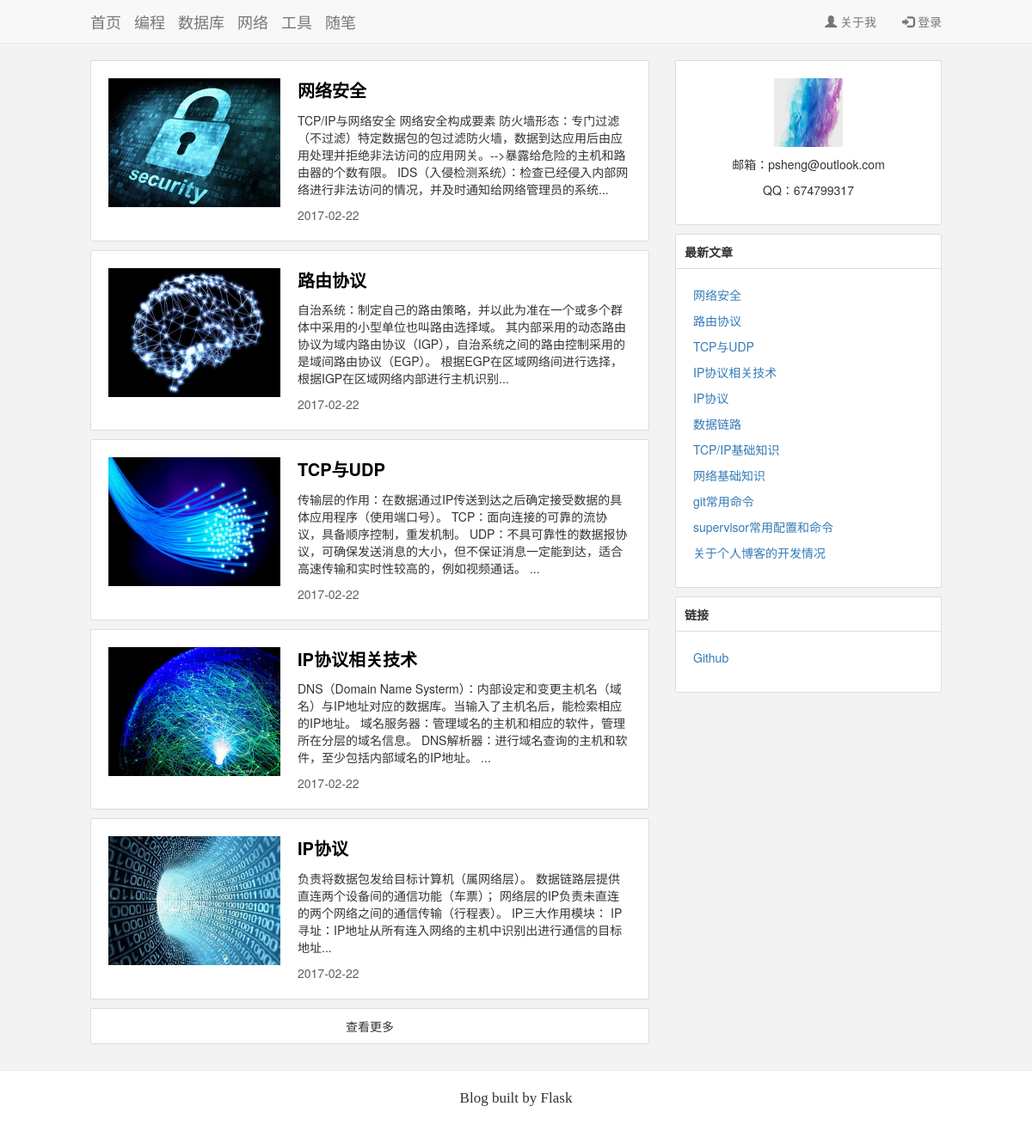
The page / on the database its author committed.
### app/models.py (models this page shows)
class Post(db.Model):
    __tablename__ = 'posts'
    id = db.Column(db.Integer, primary_key=True)
    head_pic = db.Column(db.Text, default='/static/pic/test3.jpg')
    body_pic = db.Column(db.Text)
    title = db.Column(db.Text)
    body = db.Column(db.Text)
    abstract = db.Column(db.Text)
    tag = db.Column(db.Text)
    timestamp = db.Column(db.DateTime, index=True, default=datetime.utcnow)
    comments = db.relationship('Comment', backref='role')
    is_active = db.Column(db.Boolean, default=True)

### app/main/view.py (the view)
@main.route('/', methods=['GET','POST'])
def index():
    page = request.args.get('page', 1, type=int)
    pagination = Post.query.filter_by(is_active=True).order_by(Post.timestamp.desc()).paginate(
        page, per_page=5, error_out=False)
    posts = pagination.items
    new_posts = find_new_post()
    classify = u'所有文章'
    return render_template('index.html', posts=posts, new_posts=new_posts,
                           pagination=pagination, classify=classify)

### app/main/view.py (called while the page is built)
def find_new_post():
    page = request.args.get('page', 1, type=int)
    new_post = Post.query.filter_by(is_active=True).order_by(Post.timestamp.desc()).paginate(
        page, per_page=20, error_out=False
    )
    new_posts = new_post.items
    return new_posts

### app/templates/index.html (shortened to what this page needs)
{% extends "base.html" %}
{% import "_macros.html" as macros %}
{% block body %}
  <div class="container" id="sumery-container">
    <div class="row">
      <div class="col-md-8">
        {% for post in posts %}
          <div class="article">
            <img src="{{ post.head_pic }}">
            <div class="article-title">
              <a href="{{ url_for('.post', id=post.id) }}">{{ post.title }}</a>
            </div>
            <p>{{ post.abstract }}</p>
            <div class="article-foot">
              <span>{{ post.timestamp.strftime("%Y-%m-%d") }}</span>
            </div>
          </div>
        {% endfor %}
        <div class="long-btn" id="more" value=2 pages={{ pagination.pages }}>
          查看更多
        </div>
      </div>
      <div class="col-md-4">
        <div class="about">
          <img src="/static/test.jpg">
          <p>邮箱：psheng@outlook.com</p>
          <p>QQ：674799317</p>
        </div>
        <div class="box-title">
            <p>最新文章</p>
        </div>
        <div class="box">
          {% for new_post in new_posts %}
            <p><a href="{{ url_for('.post', id=new_post.id) }}">{{ new_post.title }}</a></p>
          {% endfor %}
        </div>
        <div class="box-title">
          <p>链接</p>
        </div>
        <div class="box">
          <p><a href="http://github.com/pshenglh" target="_blank">Github</a></p>
        </div>
      </div>
    </div>
  </div>
{% endblock %}

### app/static/css/customization.css (style rules this page uses)
body { padding-top: 70px; background-color: #f3f3f3; }
.article { position: relative; background-color: white; display: block; margin: 0 0 10px 0; padding: 20px; border: 1px solid #ddd; border-radius: 2px; }
.article .article-title { font-weight: bold; color: black; margin: 0 0 10px 0; font-size: 20px; }
.article a { color: black; }
.article img { position: relative; float: left; height: 150px; width: 200px; margin: 0 20px 0 0; }
.article .article-foot { position: relative; color: #5e5e5e; padding-bottom: 0; }
.article-foot span { margin-right: 10px; }
.box { position: relative; background-color: white; display: block; margin: 0 0 10px 0; padding: 20px; border: 1px solid #ddd; border-radius: 0 0 2px 2px; }
.box-title { position: relative; background-color: white; display: block; padding: 10px; border: 1px #ddd; border-style: solid solid none solid; border-radius: 2px 2px 0 0; height: 40px; font-weight: bold; }
.about { position: relative; background-color: white; display: block; margin: 0 0 10px 0; padding: 20px; border: 1px solid #ddd; border-radius: 2px; text-align: center; }
.about img { width: 80px; height: 80px; display: inline; text-align: center; margin: 0 0 10px 0; }
.long-btn { position: relative; background-color: white; display: block; margin: 0 0 10px 0; padding: 10px; border: 1px solid #ddd; border-radius: 2px; text-align: center; }
.container { padding-right: 90px; padding-left: 90px; margin-right: auto; margin-left: auto; }

### rows shown on the page
Post: head_pic (picture), title "网络安全", abstract "TCP/IP与网络安全 网络安全构成要素 防火墙形态：专门过滤（不过滤）特定数据包的包过滤防火墙，数据到达应用后由应用处理并拒绝非法访问的应用网关。-->暴露给危险的主机和路由器的个数有限。 IDS（入侵检测系统）：检查已经侵入内部网络进行非法访问的情况，并及时通知给网络管理员的系统...", timestamp "2017-02-22"
Post: head_pic (picture), title "路由协议", abstract "自治系统：制定自己的路由策略，并以此为准在一个或多个群体中采用的小型单位也叫路由选择域。 其内部采用的动态路由协议为域内路由协议（IGP），自治系统之间的路由控制采用的是域间路由协议（EGP）。 根据EGP在区域网络间进行选择，根据IGP在区域网络内部进行主机识别...", timestamp "2017-02-22"
Post: head_pic (picture), title "TCP与UDP", abstract "传输层的作用：在数据通过IP传送到达之后确定接受数据的具体应用程序（使用端口号）。 TCP：面向连接的可靠的流协议，具备顺序控制，重发机制。 UDP：不具可靠性的数据报协议，可确保发送消息的大小，但不保证消息一定能到达，适合高速传输和实时性较高的，例如视频通话。 ...", timestamp "2017-02-22"
Post: head_pic (picture), title "IP协议相关技术", abstract "DNS（Domain Name Systerm）：内部设定和变更主机名（域名）与IP地址对应的数据库。当输入了主机名后，能检索相应的IP地址。 域名服务器：管理域名的主机和相应的软件，管理所在分层的域名信息。 DNS解析器：进行域名查询的主机和软件，至少包括内部域名的IP地址。 ...", timestamp "2017-02-22"
Post: head_pic (picture), title "IP协议", abstract "负责将数据包发给目标计算机（属网络层）。 数据链路层提供直连两个设备间的通信功能（车票）； 网络层的IP负责未直连的两个网络之间的通信传输（行程表）。 IP三大作用模块： IP寻址：IP地址从所有连入网络的主机中识别出进行通信的目标地址...", timestamp "2017-02-22"
Post: title "数据链路"
Post: title "TCP/IP基础知识"
Post: title "网络基础知识"
Post: title "git常用命令"
Post: title "supervisor常用配置和命令"
Post: title "关于个人博客的开发情况"
